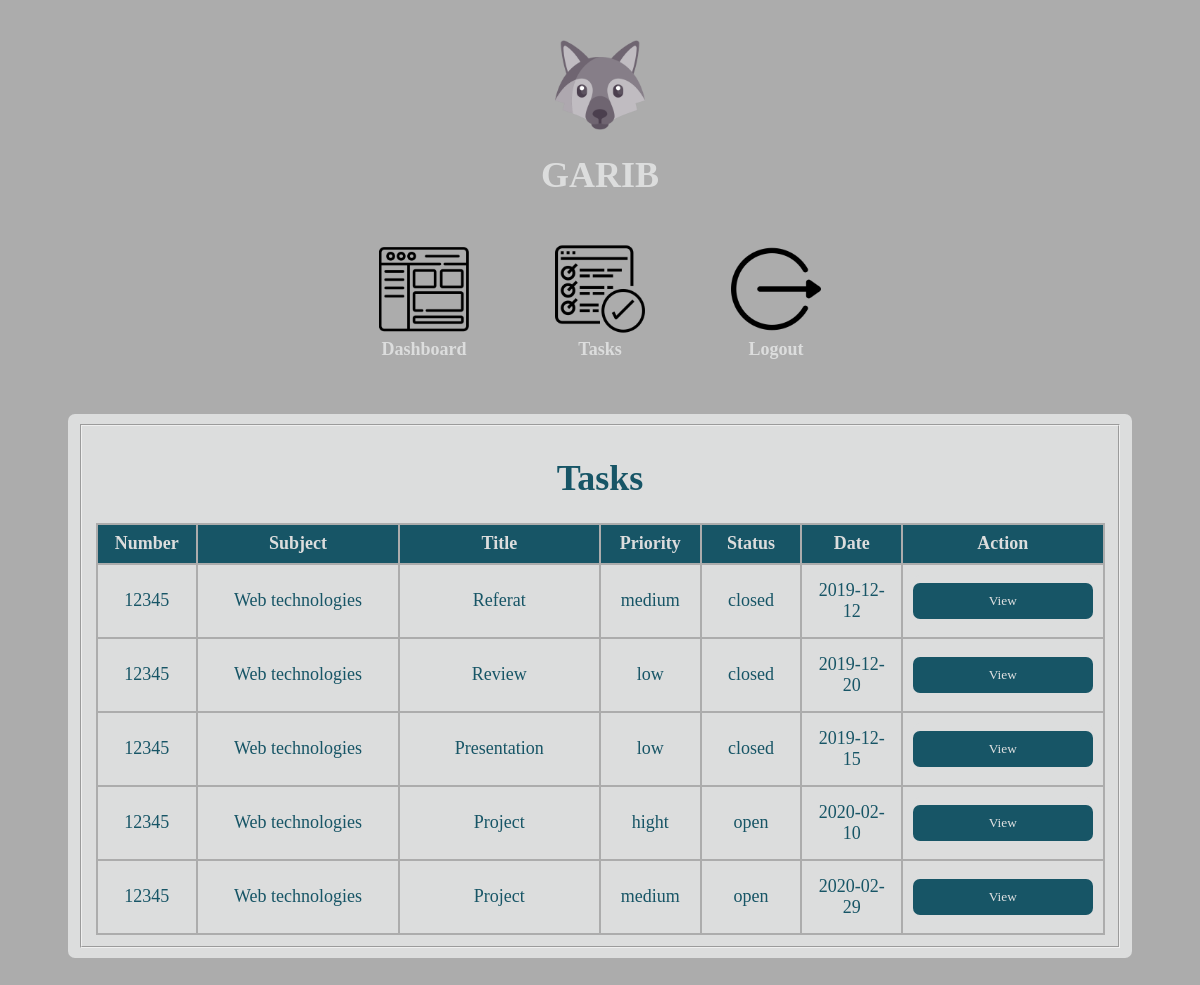
/tasksUser.php (signed in), run on the app's committed database.
### tables this page shows
CREATE TABLE `tasks` (
  `id` int(100) NOT NULL AUTO_INCREMENT,
  `number` int(50) NOT NULL,
  `subject` varchar(100) NOT NULL,
  `title` varchar(100) NOT NULL,
  `description` varchar(1000) NOT NULL,
  `priority` varchar(20) NOT NULL,
  `status` varchar(20) NOT NULL,
  `date` date NOT NULL,
  PRIMARY KEY (`id`)
);

### tasksUser.php (the view, shortened to what this page needs)
<?php
    require_once "connect.php";
    $connection = new mysqli($host, $db_user, $db_password, $db_name);
?>
<!doctype html>
<html>
    <head>
        <link rel = "stylesheet" href = "tasks.css">
    </head>
    <body>
        <header id = "header">
            <div>
                <img class = "icon" id = "wolf" src = "Pictures/wolf.png">
                <h1 id = "garib"> GARIB </h1>
            </div>
        </header>
        <main>
            <table id = "iconsTable">
                <tr>
                    <th class = "iconHoover">
                        <div>
                            <a href="dashboardUser.php">
                                <img class = "iconButtons" id = "dashboardButton" src = "Pictures/dashboard.png">
                            </a>
                            <br/>
                            <label> Dashboard </label>
                        </div>
                    </th>
                    <th class = "iconHoover">
                        <div>
                            <a href="tasksUser.php">
                                <img class = "iconButtons" id = "tasksButton" src = "Pictures/task.png">
                            </a>
                            <br/>
                            <label> Tasks </label>
                        </div>
                    </th>
                    <th class = "iconHoover">
                        <div>
                            <a href="logout.php">
                                <img class = "iconButtons" id = "logoutButton" src = "Pictures/logout.png">
                            </a>
                            <br/>
                            <label> Logout </label>
                        </div>
                    </th>
                </tr>
            </table>
            <form>
                <fieldset>
                    <h1> Tasks </h1>
                    <table class = "tableFill">
                        <thead class = "tableHead">
                            <tr>
                                <th id = "tableHeadOne"> Number </th>
                                <th id = "tableHeadTwo"> Subject </th>
                                <th id = "tableHeadThree"> Title </th>
                                <th id = "tableHeadFour"> Priority </th>
                                <th id = "tableHeadFive"> Status </th>
                                <th id = "tableHeadSix"> Date </th>
                                <th id = "tableHeadSeven"> Action </th>
                            </tr>
                        </thead>
                        <tbody class = "tableBody">
                            <?php
                                $userName = $_SESSION['user'];
                                $userSQL = "SELECT * FROM users WHERE username = '$userName'";
                                $resultUser = $connection->query($userSQL);
                                $rowUser = $resultUser->fetch_assoc();
                                $userNumber = $rowUser['number'];
                                $sql = "SELECT * FROM tasks WHERE number = '$userNumber'";
                                if($result = $connection->query($sql)){
                                    $tasksCount = $result->num_rows;
                                    if($tasksCount>0){
                                        while ($row = mysqli_fetch_array($result)) {
                                            echo "
                                            <tr class = 'tableRow'>
                                                <td>".($row['number'])."</td>
                                                <td>".($row['subject'])."</td>
                                                <td>".($row['title'])."</td>
                                                <td>".($row['priority'])."</td>
                                                <td>".($row['status'])."</td>
                                                <td>".($row['date'])."</td>
                                                <td>
                                                    <form class = 'formButton' method = 'POST' action = 'viewTaskUser.php?taskId=".$row['id']."'>
                                                        <button class = 'Button' type = 'submit'> View </button>
                                                    </form>
                                                </td>
                                            </tr>";
                                        }
                                    }
                                    else{
                                        echo "No tasks.";
                                    }
                                }
                            ?>
                        </tbody>
                    </table>
                </fieldset>
            </form>
        </main>
    </body>
</html>

### tasks.css (style rules this page uses)
* { box-sizing: border-box; }
body { background-color: rgb(172, 172, 172); font-family: Georgia, 'Times New Roman', Times, serif; margin: 20px 40px 20px 40px; font-size: 18px; color: rgb(220, 221, 221); text-align: center; }
h1 { text-align: center; color: #175566; }
form { max-width: 95%; margin: 40px auto; padding: 10px 10px; background: rgb(220, 221, 221); border-radius: 7px; }
.formButton { max-width: 500px; margin: 0px auto; padding: 0px 0px 0px 0px; background: rgb(220, 221, 221); border-radius: 7px; }
#garib { color: rgb(220, 221, 221); }
#iconsTable { margin-left: auto; margin-right: auto; }
.iconHoover { padding-left: 40px; padding-right: 40px; padding-bottom: 10px; padding-top: 20px; color: rgb(220, 221, 221); }
.Button { background-color: #175566; color: #E1E2E2; border-radius: 7px; padding: 10px 10px; margin: 8px 0; border: none; cursor: pointer; width: 100%; font-family: Georgia, 'Times New Roman', Times, serif; }
img { width: 90px; height: 90px; align-self: center; }
.icon { display: block; margin-left: auto; margin-right: auto; margin-top: 40px; }
.tableFill { margin-left: auto; margin-right: auto; width: 100%; height: 50px; border: 2px solid rgb(172, 172, 172); border-collapse: collapse; border-spacing: 0; table-layout: fixed; }
thead { border-radius: 5px; background-color: #175566; border-collapse: collapse; color: rgb(220, 221, 221); margin-left: auto; margin-right: auto; padding-left: 40px; padding-right: 40px; font-weight: bold; height: 40px; }
tbody { color: #175566; border-collapse: collapse; height: 40px; }
tr { border: 2px solid rgb(172, 172, 172); border-collapse: collapse; text-align: center; height: 40px; }
td { border: 2px solid rgb(172, 172, 172); border-collapse: collapse; text-align: center; height: 40px; overflow: hidden; padding: 10px; }
th { border: 2px solid rgb(172, 172, 172); border-collapse: collapse; text-align: center; height: 40px; }
#tableHeadOne { width: 10%; }
#tableHeadTwo { width: 20%; }
#tableHeadThree { width: 20%; }
#tableHeadFour { width: 10%; }
#tableHeadFive { width: 10%; }
#tableHeadSix { width: 10%; }
#tableHeadSeven { width: 20%; }

### data on the page
tasks: number "12345", subject "Web technologies", title "Referat", priority "medium", status "closed", date "2019-12-12"
tasks: number "12345", subject "Web technologies", title "Review", priority "low", status "closed", date "2019-12-20"
tasks: number "12345", subject "Web technologies", title "Presentation", priority "low", status "closed", date "2019-12-15"
tasks: number "12345", subject "Web technologies", title "Project", priority "hight", status "open", date "2020-02-10"
tasks: number "12345", subject "Web technologies", title "Project", priority "medium", status "open", date "2020-02-29"
